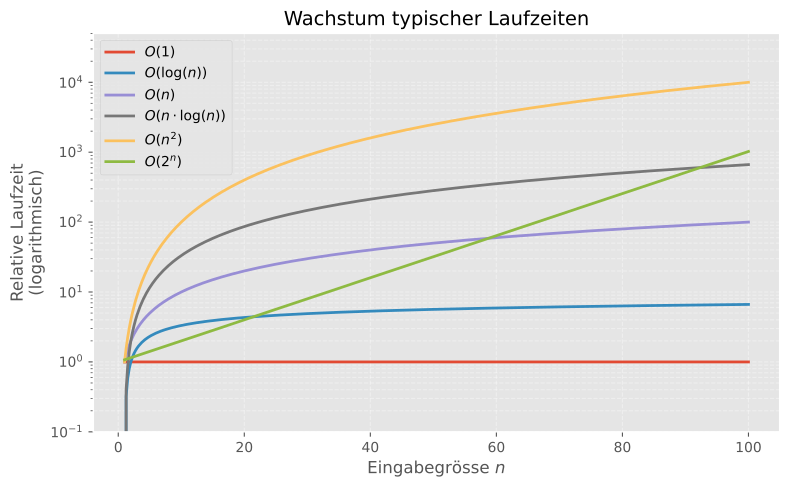

The Python source for this figure:
import numpy as np
import matplotlib.pyplot as plt

plt.style.use("ggplot")


def main():
    # Start at n=1 to avoid log(0).
    n = np.linspace(1, 100, 400)

    curves = {
        "$O(1)$": np.ones_like(n),
        "$O(\log(n))$": np.log2(n),
        "$O(n)$": n,
        "$O(n\cdot\log(n))$": n * np.log2(n),
        "$O(n^2)$": n ** 2,
        "$O(2^n)$": 2 ** (n / 10)
    }

    fig, ax = plt.subplots(figsize=(8, 5))
    for label, values in curves.items():
        ax.plot(n, values, linewidth=2, label=label)

    ax.set_title("Wachstum typischer Laufzeiten", fontsize=14)
    ax.set_xlabel("Eingabegrösse $n$", fontsize=12)
    ax.set_ylabel("Relative Laufzeit\n(logarithmisch)", fontsize=12)
    ax.set_yscale("log")
    ax.set_ylim(0.1, max([max(values) for values in curves.values()]) * 5) # Set y-axis limit to 5 times the maximum value of the curves
    ax.grid(True, which="both", linestyle="--", alpha=0.35)
    ax.legend(loc="upper left", frameon=True)

    fig.tight_layout()
    fig.savefig(
        "Grundlagen_Info/00_Programmieren/Skript/Figures/big_o_complexities_plot.pdf",
        format="pdf",
        bbox_inches="tight",
    )
    plt.close(fig)


if __name__ == "__main__":
    main()
